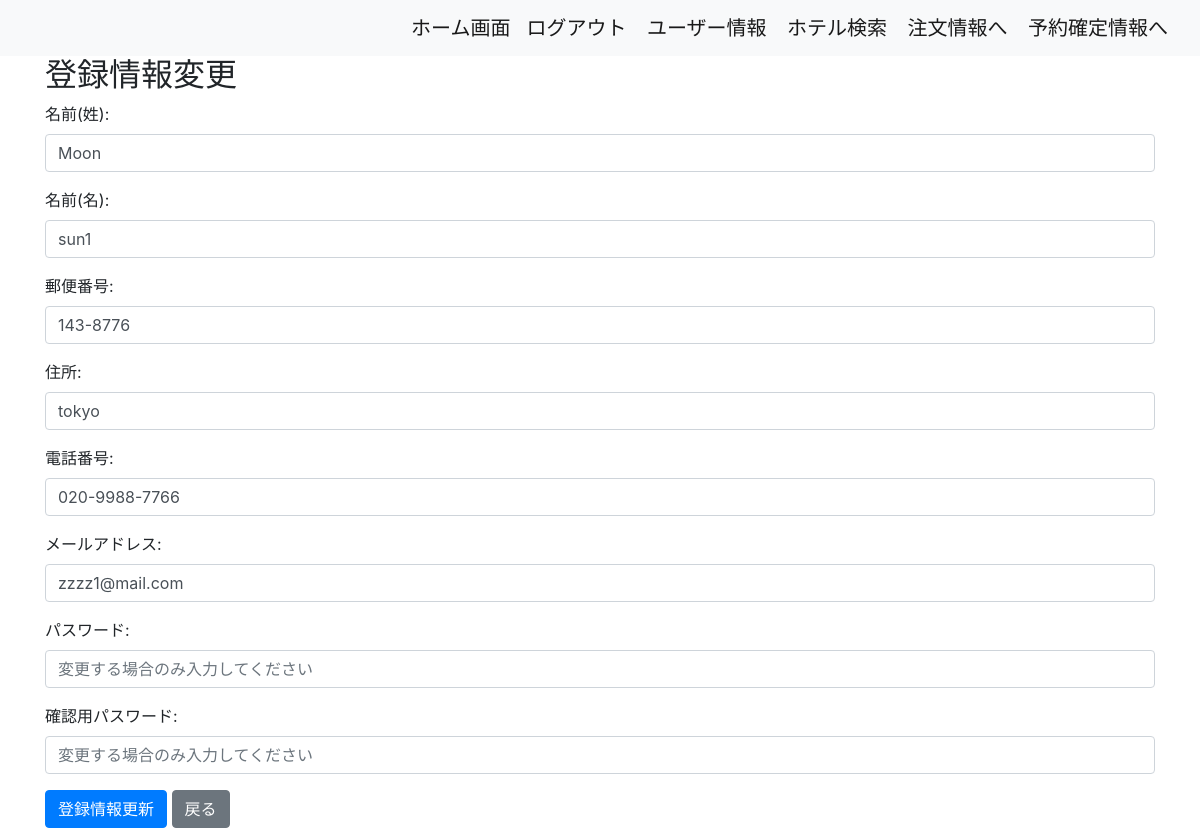
The app's page /accounts/update_us_info/ (signed in) with its own data.
### accounts/models.py (models this page shows, shortened)
class Users(AbstractBaseUser, PermissionsMixin):
    username = models.CharField(max_length=100)
    email = models.EmailField(max_length=200, unique=True)
    is_active = models.BooleanField(default=True)
    is_staff = models.BooleanField(default=False)
    first_name = models.CharField(max_length=30, blank=True, null=True)
    last_name = models.CharField(max_length=30, blank=True, null=True)
    zip_code = models.CharField(max_length=10, blank=True, null=True)
    address = models.CharField(max_length=255, blank=True, null=True)
    phone_number = models.CharField(max_length=20, blank=True, null=True)
    USERNAME_FIELD = 'email'
    REQUIRED_FIELDS = ['username']
    objects = UserManager()

### accounts/views.py (the view, shortened to what this page needs)
# urls.py: path('update_us_info/', UpdateUserInfoView.as_view(), name='update_us_info'),
class UpdateUserInfoView(LoginRequiredMixin, UpdateView):
    model = User
    form_class = UserInfoForm
    template_name = 'update_us_info.html'
    success_url = reverse_lazy('accounts:us_info')
    def get_object(self, queryset=None):
        return self.request.user

### templates/update_us_info.html (shortened to what this page needs)
{% extends 'base.html' %}
{% block content %}
<div class="container">
    <h2>登録情報変更</h2>
    <form method="post">
        {% for field in form %}
            <div class="form-group">
                {{ field.label_tag }}
                {{ field }}
            </div>
        {% endfor%}
        <div class="row mt-3">
            <div class="col-md-6 mb-2">
                <button type="submit" class="btn btn-primary">登録情報更新</button>
                <a href="{% url 'accounts:us_info' %}" class="btn btn-secondary">戻る</a>
            </div>
        </div>
    </form>
</div>
{% endblock %}

### records on screen
Users: form "Moon" "sun1" "143-8776" "tokyo" "020-9988-7766" "zzzz1@mail.com"

### other values on screen
{{ field.label_tag }} "名前(姓):" "名前(名):" "郵便番号:" "住所:" "電話番号:" "メールアドレス:" "パスワード:" "確認用パスワード:"
